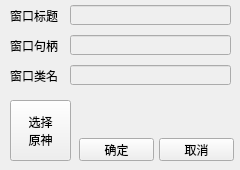
<?xml version="1.0" encoding="UTF-8"?>
<ui version="4.0">
 <class>QtWidgetsClassMySelectGenshinImpactHandle</class>
 <widget class="QWidget" name="QtWidgetsClassMySelectGenshinImpactHandle">
  <property name="windowModality">
   <enum>Qt::ApplicationModal</enum>
  </property>
  <property name="geometry">
   <rect>
    <x>0</x>
    <y>0</y>
    <width>240</width>
    <height>170</height>
   </rect>
  </property>
  <property name="windowTitle">
   <string>选择原神窗口</string>
  </property>
  <property name="windowIcon">
   <iconset resource="GenshinImpact_AutoMap.qrc">
    <normaloff>:/IconExit/resource/icon16.ico</normaloff>:/IconExit/resource/icon16.ico</iconset>
  </property>
  <widget class="QPushButton" name="ButtonOk">
   <property name="geometry">
    <rect>
     <x>79</x>
     <y>138</y>
     <width>75</width>
     <height>23</height>
    </rect>
   </property>
   <property name="text">
    <string>确定</string>
   </property>
  </widget>
  <widget class="QPushButton" name="ButtonCancel">
   <property name="geometry">
    <rect>
     <x>159</x>
     <y>138</y>
     <width>75</width>
     <height>23</height>
    </rect>
   </property>
   <property name="text">
    <string>取消</string>
   </property>
  </widget>
  <widget class="QLabel" name="labelHandle">
   <property name="geometry">
    <rect>
     <x>10</x>
     <y>40</y>
     <width>54</width>
     <height>12</height>
    </rect>
   </property>
   <property name="text">
    <string>窗口句柄</string>
   </property>
  </widget>
  <widget class="QLineEdit" name="lineEditName">
   <property name="enabled">
    <bool>false</bool>
   </property>
   <property name="geometry">
    <rect>
     <x>70</x>
     <y>5</y>
     <width>161</width>
     <height>20</height>
    </rect>
   </property>
  </widget>
  <widget class="QPushButton" name="ButtonSelect">
   <property name="geometry">
    <rect>
     <x>10</x>
     <y>100</y>
     <width>61</width>
     <height>61</height>
    </rect>
   </property>
   <property name="mouseTracking">
    <bool>false</bool>
   </property>
   <property name="text">
    <string>选择
原神</string>
   </property>
  </widget>
  <widget class="QLabel" name="labelName">
   <property name="geometry">
    <rect>
     <x>10</x>
     <y>10</y>
     <width>54</width>
     <height>12</height>
    </rect>
   </property>
   <property name="text">
    <string>窗口标题</string>
   </property>
  </widget>
  <widget class="QLabel" name="labelClass">
   <property name="geometry">
    <rect>
     <x>10</x>
     <y>70</y>
     <width>54</width>
     <height>12</height>
    </rect>
   </property>
   <property name="text">
    <string>窗口类名</string>
   </property>
  </widget>
  <widget class="QLineEdit" name="lineEditClass">
   <property name="enabled">
    <bool>false</bool>
   </property>
   <property name="geometry">
    <rect>
     <x>70</x>
     <y>65</y>
     <width>161</width>
     <height>20</height>
    </rect>
   </property>
  </widget>
  <widget class="QLineEdit" name="lineEditHandle">
   <property name="enabled">
    <bool>false</bool>
   </property>
   <property name="geometry">
    <rect>
     <x>70</x>
     <y>35</y>
     <width>161</width>
     <height>20</height>
    </rect>
   </property>
  </widget>
 </widget>
 <layoutdefault spacing="6" margin="11"/>
 <resources>
  <include location="GenshinImpact_AutoMap.qrc"/>
 </resources>
 <connections>
  <connection>
   <sender>ButtonCancel</sender>
   <signal>clicked()</signal>
   <receiver>QtWidgetsClassMySelectGenshinImpactHandle</receiver>
   <slot>close()</slot>
   <hints>
    <hint type="sourcelabel">
     <x>194</x>
     <y>148</y>
    </hint>
    <hint type="destinationlabel">
     <x>207</x>
     <y>107</y>
    </hint>
   </hints>
  </connection>
  <connection>
   <sender>ButtonOk</sender>
   <signal>clicked()</signal>
   <receiver>QtWidgetsClassMySelectGenshinImpactHandle</receiver>
   <slot>SelectGenshinImpactWndOk()</slot>
   <hints>
    <hint type="sourcelabel">
     <x>116</x>
     <y>149</y>
    </hint>
    <hint type="destinationlabel">
     <x>109</x>
     <y>108</y>
    </hint>
   </hints>
  </connection>
  <connection>
   <sender>ButtonSelect</sender>
   <signal>pressed()</signal>
   <receiver>QtWidgetsClassMySelectGenshinImpactHandle</receiver>
   <slot>SelectGenshinImpactWndStart()</slot>
   <hints>
    <hint type="sourcelabel">
     <x>35</x>
     <y>117</y>
    </hint>
    <hint type="destinationlabel">
     <x>85</x>
     <y>104</y>
    </hint>
   </hints>
  </connection>
 </connections>
 <slots>
  <slot>SelectGenshinImpactWndOk()</slot>
  <slot>SelectGenshinImpactWndStart()</slot>
 </slots>
</ui>
